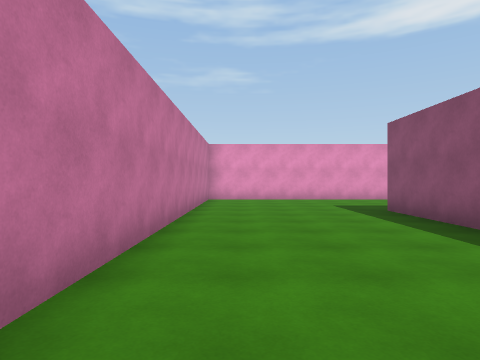
view 1 (above)

23 first-person views from a walk through a 3-D level made in the Unity game engine. The camera is 1.4 m above the floor, looks level and sees 75° across. The floor is counted in squares, 2 m on a side. Each view is taken from the middle of a square. On the plan, view 1 faces up. The plan holds only what a view shows up to about 10 squares ahead; the rest is blank. The place goes on beyond the plan. The player character is not drawn.

view 2
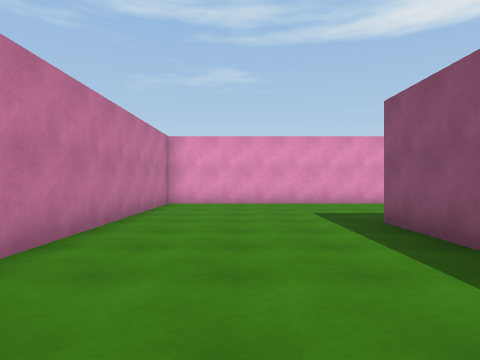

view 3
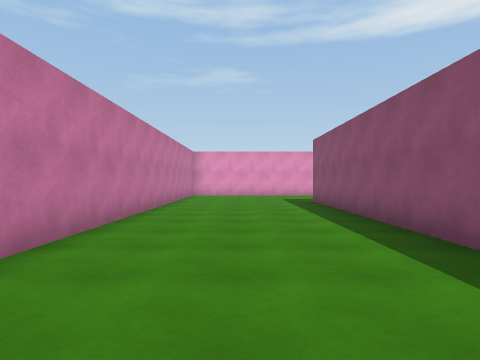

view 4
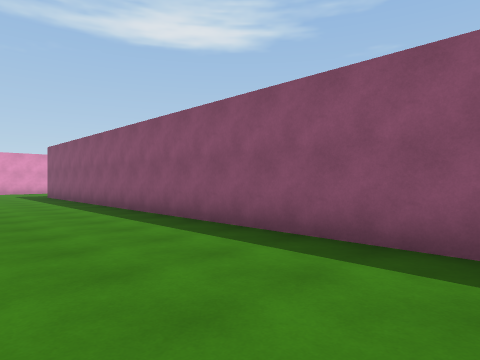

view 5
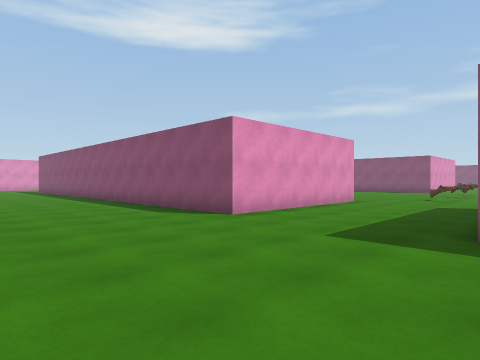

view 6
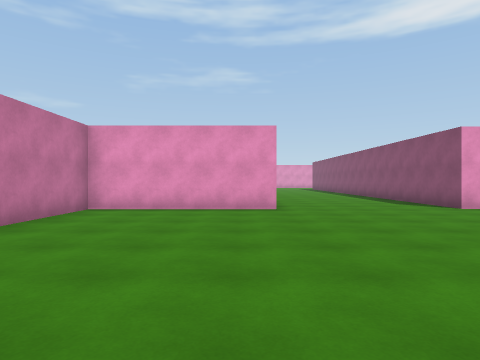

view 7
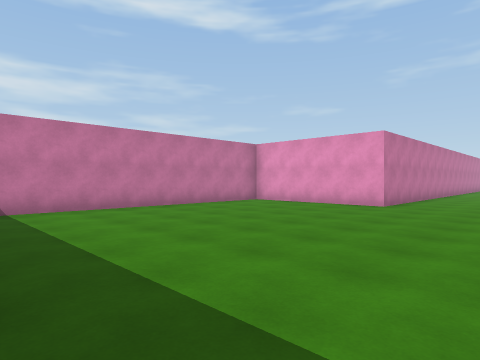

view 8
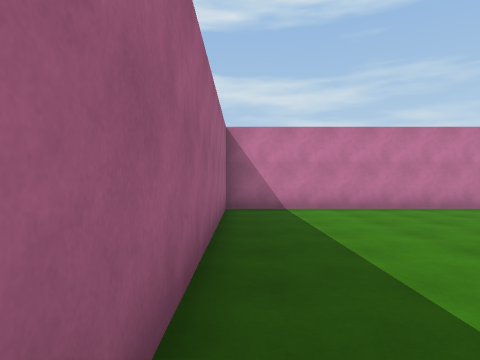

view 9
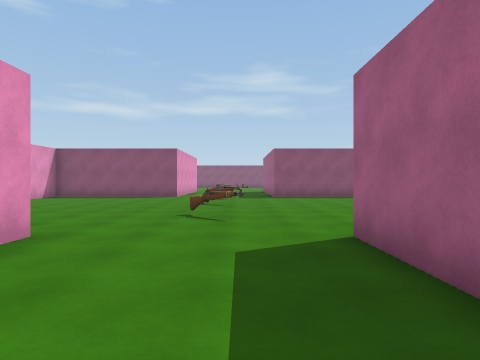

view 10
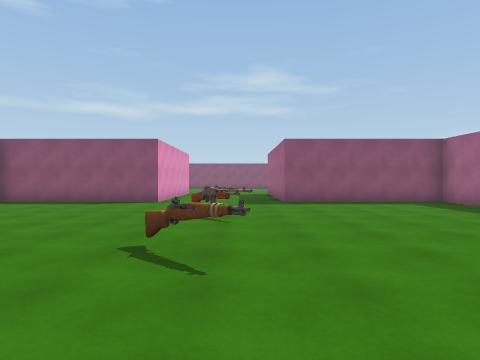

view 11
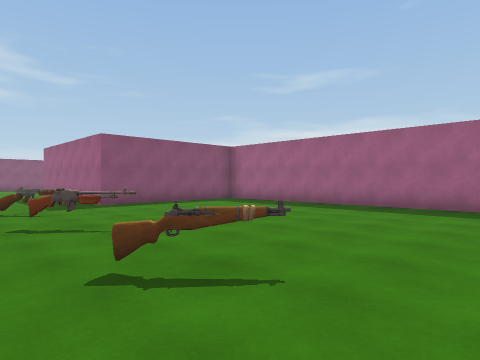

view 12
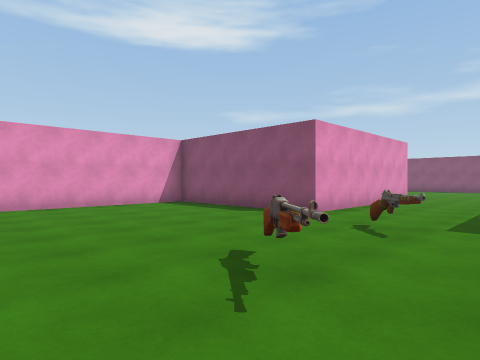

view 13
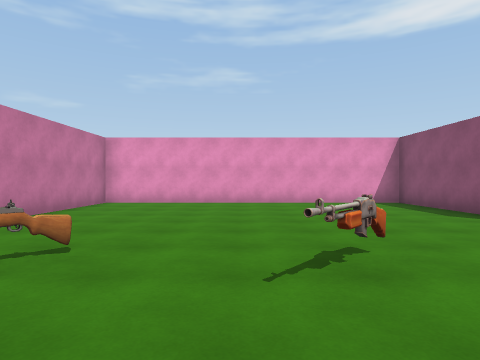

view 14
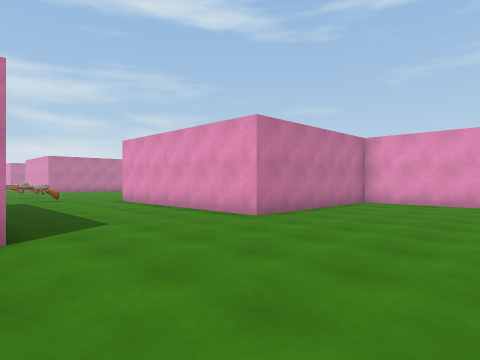

view 15
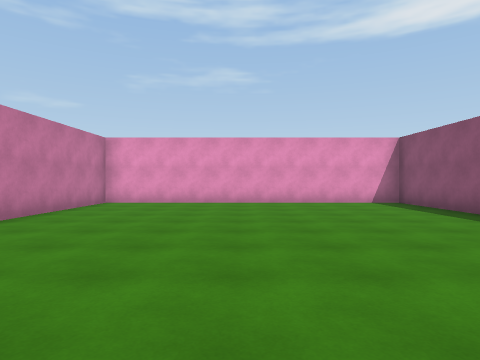

view 16
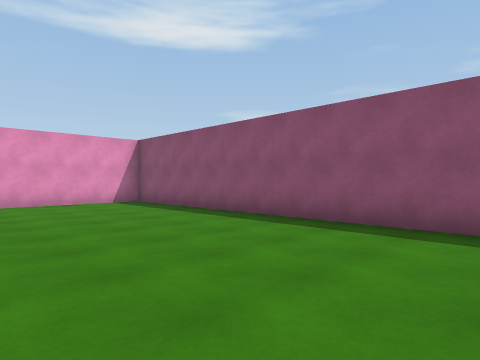

view 17
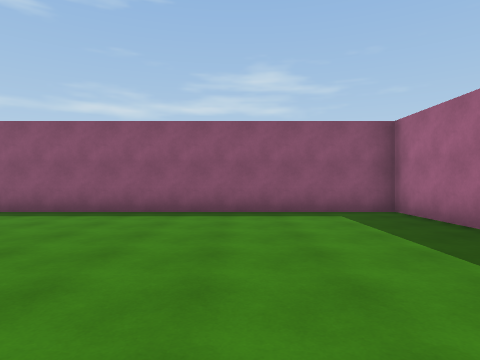

view 18
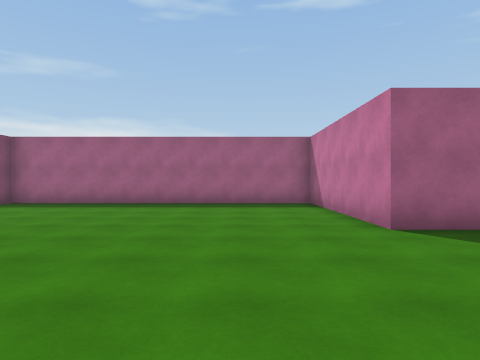

view 19
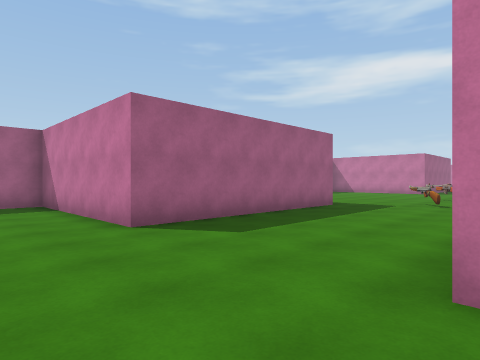

view 20
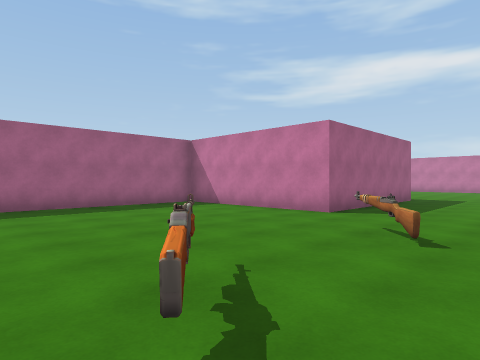

view 21
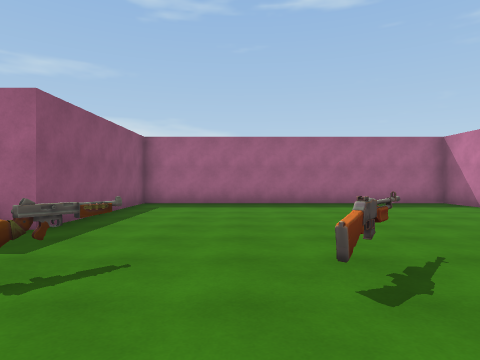

view 22
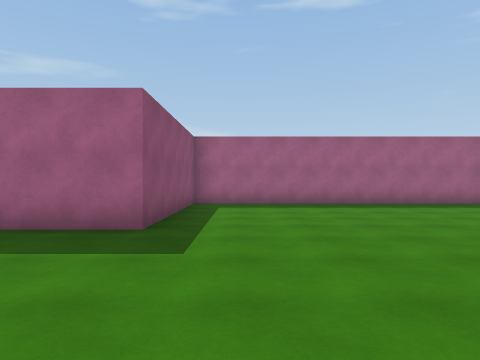

view 23
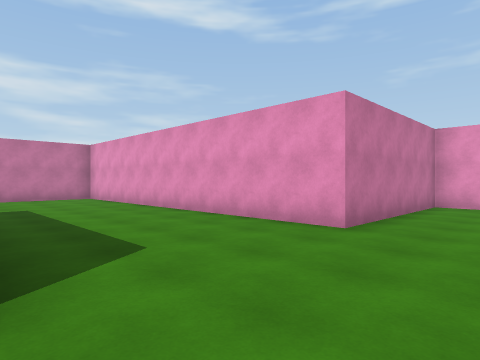

### Floor plan
Points are (right, up) in squares from view 1. A wall is a line through its corners. A room is listed if a view was taken in it or the views show most of it. See-through windows are left out.
Room 1 (views 1, 2, 3, 4, 5, 6, 7, 8, 9, 10, 11, 12, 13, 14, 15, 16, 17, 18, 19, 20, 21, 22, 23)
walls: (8.9, -8.4) (3.4, -8.4) (3.4, 7.3); (-1.1, -6) (-1.1, -8.4) (-5.6, -8.4) (-5.6, -17.4) (3.4, -17.4) (3.4, -12.4) (8.9, -12.4) (8.9, -17.4) (17.9, -17.4) (17.9, -12.4) (23.9, -12.4) (23.9, -17.4) (32.9, -17.4) (32.9, -3.4) (23.9, -3.4) (23.9, -8.4) (17.9, -8.4) (17.9, -3.4) (8.9, -3.4) (8.9, -7.6); (9.9, 16.2) (8.9, 16.2) (8.9, 11.3) (-1.1, 11.3) (-1.1, -0.2)
objects: rifle (11, -11) to (11, -10); other object (14, -11) to (14, -10); gun (16, -11) to (17, -10)

Positions as (right, up) in squares from view 1, and headings:
1: (0, 0), facing up
2: (1, 2), facing up
3: (1, -3), facing up
4: (0, -7), facing up-right
5: (-1, -13), facing up-right
6: (-2, -16), facing up
7: (2, -17), facing up-left
8: (2, -17), facing left
9: (5, -11), facing right
10: (8, -11), facing right
11: (9, -9), facing down-right
12: (12, -12), facing up-right
13: (13, -13), facing up
14: (28, -13), facing up-left
15: (28, -13), facing up
16: (28, -13), facing up-right
17: (26, -14), facing right
18: (26, -8), facing down
19: (26, -8), facing down-left
20: (15, -9), facing down-left
21: (15, -8), facing down
22: (2, -8), facing down
23: (11, 7), facing up-left
